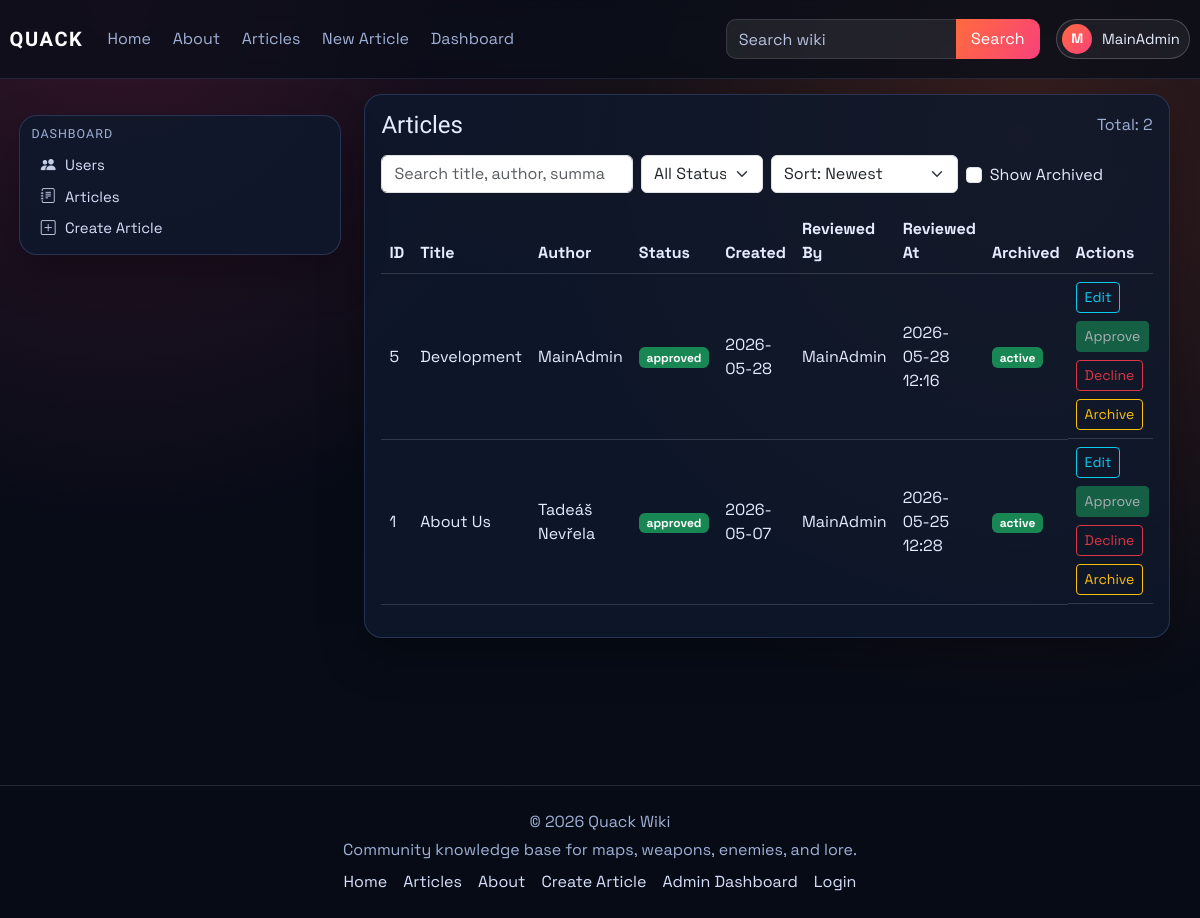
/dashboard/articles (signed in), run on an earlier commit of the app's database.
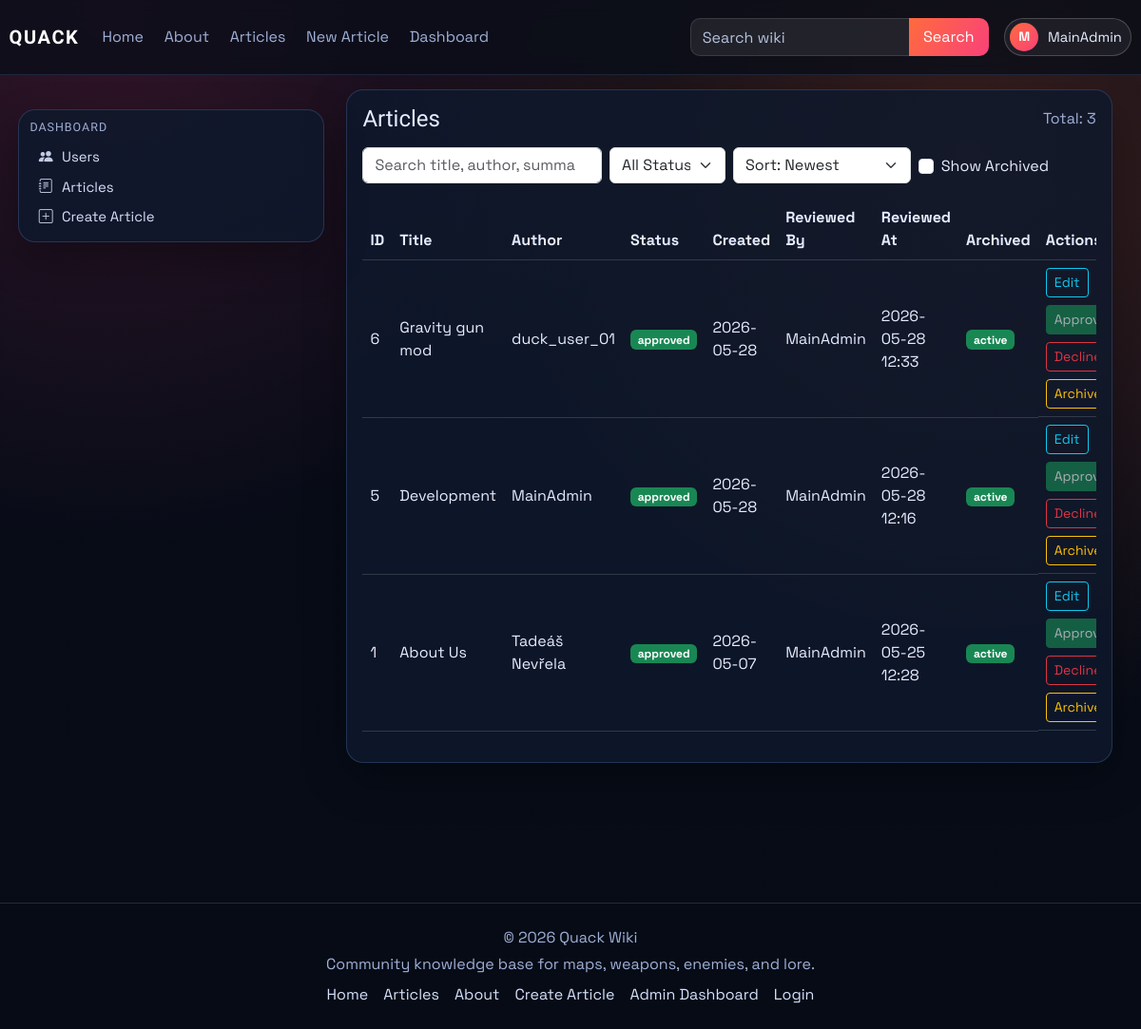
And on a later commit of the database.
### models.py (models this page shows, shortened)
class User(db.Model, UserMixin):
    id = db.Column(db.Integer, primary_key=True)
    username = db.Column(db.String(120), unique=True, nullable=False)
    email = db.Column(db.String(120), unique=True, nullable=False)
    password_hash = db.Column(db.String(128), nullable=False)
    created_at = db.Column(db.DateTime, default=datetime.utcnow)
    role = db.Column(db.String(30), default='user')
    is_archived = db.Column(db.Boolean, default=False, nullable=False)
    archived_at = db.Column(db.DateTime, nullable=True)

class Article(db.Model):
    id = db.Column(db.Integer, primary_key=True)
    title = db.Column(db.String(120), unique=True, nullable=False)
    author = db.Column(db.String(120), nullable=False)
    created_at = db.Column(db.DateTime, default=datetime.utcnow)
    image_url = db.Column(db.String(120), default='default.png')
    summary = db.Column(db.Text)
    content = db.Column(db.Text, nullable=False)
    infobox_data = db.Column(db.Text, nullable=True)
    tags = db.Column(db.JSON, default=list)
    status = db.Column(db.String(20), default='pending', nullable=False)
    approved_by = db.Column(db.String(120), nullable=True)
    approved_at = db.Column(db.DateTime, nullable=True)
    is_archived = db.Column(db.Boolean, default=False, nullable=False)
    archived_at = db.Column(db.DateTime, nullable=True)

### main.py (the view)
@app.route('/dashboard/articles')
@role_required(['admin', 'writer'])
def dashboard_articles():
    search = (request.args.get('q') or '').strip()
    status_filter = (request.args.get('status') or 'all').strip().lower()
    show_archived = request.args.get('show_archived') == '1'
    sort = (request.args.get('sort') or 'newest').strip().lower()
    query = Article.query
    if not show_archived:
        query = query.filter(Article.is_archived.is_(False))
    if status_filter in {'pending', 'approved', 'declined'}:
        query = query.filter(Article.status == status_filter)
    sort_map = {
        'newest': Article.created_at.desc(),
        'oldest': Article.created_at.asc(),
        'title_az': Article.title.asc(),
        'title_za': Article.title.desc(),
        'status_az': Article.status.asc(),
        'status_za': Article.status.desc(),
    }
    articles = query.order_by(sort_map.get(sort, Article.created_at.desc())).all()
    if search:
        articles = [article_obj for article_obj in articles if article_matches_search(article_obj, search)]
    article_links = {article_obj.id: article_public_url(article_obj) for article_obj in articles}
    return render_template(
        'dashboard_articles.html',
        articles=articles,
        article_links=article_links,
        search=search,
        status_filter=status_filter,
        show_archived=show_archived,
        sort=sort,
    )

### main.py (called while the page is built)
@login_manager.user_loader
def load_user(user_id):
    return User.query.get(int(user_id))

def role_required(role_names: list):
    def decorator(func):
        @wraps(func)
        @login_required
        def wrapper(*args, **kwargs):
            if current_user.role not in role_names:
                abort(403)
            return func(*args, **kwargs)
        return wrapper
    return decorator

def article_public_url(article_obj: Article) -> str:
    if article_has_tag(article_obj, static_page_tag('about-us')):
        return url_for('about')
    return url_for('article', article_title=article_obj.title)

def static_page_tag(page_key: str) -> str:
    return f"page:{page_key.strip().lower()}"

def article_has_tag(article_obj: Article, tag_name: str) -> bool:
    wanted = tag_name.strip().lower()
    return any(str(tag).strip().lower() == wanted for tag in (article_obj.tags or []))

### templates/dashboard_articles.html (shortened to what this page needs)
{% extends "_base.html" %}
{% block content %}
<div class="container-fluid px-0">
    <section id="articles-section" class="card p-3">
        <div class="d-flex justify-content-between align-items-center mb-3">
            <h4 class="mb-0">Articles</h4>
            <span class="text-muted">Total: {{ articles|length }}</span>
        </div>
        <form method="GET" action="{{ url_for('dashboard_articles') }}" class="row g-2 mb-3" id="articlesFilterForm">
            <div class="col-md-4">
                <input class="form-control" type="search" name="q" value="{{ search }}" placeholder="Search title, author, summary, or tag" id="articlesSearch">
            </div>
            <div class="col-md-2">
                <select class="form-select" name="status" onchange="this.form.submit()">
                    <option value="all" {% if status_filter == 'all' %}selected{% endif %}>All Statuses</option>
                </select>
            </div>
            <div class="col-md-3">
                <select class="form-select" name="sort" onchange="this.form.submit()">
                    <option value="newest" {% if sort == 'newest' %}selected{% endif %}>Sort: Newest</option>
                </select>
            </div>
            <div class="col-md-3">
                <div class="form-check mt-2">
                    <input class="form-check-input" type="checkbox" value="1" id="showArchivedArticles" name="show_archived" onchange="this.form.submit()" {% if show_archived %}checked{% endif %}>
                    <label class="form-check-label" for="showArchivedArticles">Show Archived</label>
                </div>
            </div>
        </form>
        <div class="table-responsive">
            <table class="table table-hover align-middle">
                <thead>
                    <tr>
                        <th>ID</th>
                        <th>Title</th>
                        <th>Author</th>
                        <th>Status</th>
                        <th>Created</th>
                        <th>Reviewed By</th>
                        <th>Reviewed At</th>
                        <th>Archived</th>
                        {% if current_user.role in ['admin', 'writer'] %}
                        <th>Actions</th>
                        {% endif %}
                    </tr>
                </thead>
                <tbody>
                    {% for article in articles %}
                    <tr>
                        <td>{{ article.id }}</td>
                        <td>
                            <a href="{{ article_links[article.id] }}">{{ article.title }}</a>
                        </td>
                        <td>{{ article.author }}</td>
                        <td>
                            {% if article.status == 'approved' %}
                            <span class="badge bg-success">approved</span>
                            {% elif article.status == 'declined' %}
                            <span class="badge bg-danger">declined</span>
                            {% else %}
                            <span class="badge bg-warning text-dark">pending</span>
                            {% endif %}
                        </td>
                        <td>{{ article.created_at.strftime('%Y-%m-%d') if article.created_at else '-' }}</td>
                        <td>{{ article.approved_by or '-' }}</td>
                        <td>{{ article.approved_at.strftime('%Y-%m-%d %H:%M') if article.approved_at else '-' }}</td>
                        <td>
                            {% if article.is_archived %}
                            <span class="badge bg-secondary">archived</span>
                            {% else %}
                            <span class="badge bg-success">active</span>
                            {% endif %}
                        </td>
                        {% if current_user.role == 'admin' %}
                        <td class="d-flex gap-2 flex-wrap">
                            <a href="{{ url_for('edit_article', article_id=article.id) }}" class="btn btn-outline-info btn-sm">Edit</a>
                            <form method="POST" action="{{ url_for('approve', article_id=article.id) }}">
                                <button type="submit" class="btn btn-success btn-sm" {% if article.status == 'approved' or article.is_archived %}disabled{% endif %}>Approve</button>
                            </form>
                            <form method="POST" action="{{ url_for('decline', article_id=article.id) }}">
                                <button type="submit" class="btn btn-outline-danger btn-sm" {% if article.status == 'declined' or article.is_archived %}disabled{% endif %}>Decline</button>
                            </form>
                            <form method="POST" action="{{ url_for('toggle_archive_article', article_id=article.id) }}">
                                <button type="submit" class="btn btn-outline-warning btn-sm">{% if article.is_archived %}Restore{% else %}Archive{% endif %}</button>
                            </form>
                        </td>
                        {% elif current_user.role == 'writer' %}
                        <td>
                            <a href="{{ url_for('edit_article', article_id=article.id) }}" class="btn btn-outline-info btn-sm">Edit</a>
                        </td>
                        {% endif %}
                    </tr>
                    {% endfor %}
                </tbody>
            </table>
        </div>
    </section>
</div>
{% endblock %}

### templates/_base.html (shortened to what this page needs)
<!doctype html>
<html lang="en">
<head>
    <link href="https://cdn.jsdelivr.net/npm/bootstrap@5.3.3/dist/css/bootstrap.min.css" rel="stylesheet">
    <link href="https://cdn.jsdelivr.net/npm/bootstrap-icons@1.11.3/font/bootstrap-icons.min.css" rel="stylesheet">
    <link rel="stylesheet" href="{{ url_for('static', filename='css/style.css', v='20260525-1') }}">
</head>
<body>
    {% from "partials/tag_link.html" import tag_article_link %}
    {% include "partials/navbar.html" %}
    <div class="layout-shell container-fluid">
        <aside class="wiki-sidebar-detached d-none d-lg-block">
            {% include "partials/sidebar.html" %}
        </aside>
        <main class="page-content page-content-with-sidebar">
            {% block content %}{% endblock %}
        </main>
        <div class="layout-footer-spacer d-none d-lg-block" aria-hidden="true"></div>
    </div>
    {% include "partials/footer.html" %}
</body>
</html>

### templates/partials/tag_link.html
{% macro tag_article_link(tag, label, icon='', class_name='') -%}
<a href="{{ url_for('about') if tag == 'about-us' else url_for('tagged_article', tag=tag) }}"{% if class_name %} class="{{ class_name }}"{% endif %}>
    {% if icon %}<i class="{{ icon }} sidebar-icon"></i>{% endif %}{{ label }}
</a>
{%- endmacro %}

### templates/partials/navbar.html (shortened to what this page needs)
{% from "partials/tag_link.html" import tag_article_link %}
<nav class="navbar navbar-expand-lg main-nav">
    <div class="container-fluid nav-wrap">
        <a class="navbar-brand brand-mark" href="{{ url_for('index') }}">QUACK</a>
        <div class="collapse navbar-collapse" id="navbarNav">
            <ul class="navbar-nav me-auto nav-links">
                <li class="nav-item"><a class="nav-link" href="{{ url_for('index') }}">Home</a></li>
                <li class="nav-item">{{ tag_article_link('about-us', 'About', class_name='nav-link') }}</li>
                <li class="nav-item"><a class="nav-link" href="{{ url_for('articles') }}">Articles</a></li>
                <li class="nav-item"><a class="nav-link" href="{{ url_for('create_article') }}">New Article</a></li>
                {% if current_user.is_authenticated and current_user.role == "admin" %}
                <li class="nav-item"><a class="nav-link" href="{{ url_for('dashboard_users') }}">Dashboard</a></li>
                {% elif current_user.is_authenticated and current_user.role == "writer" %}
                <li class="nav-item"><a class="nav-link" href="{{ url_for('dashboard_articles') }}">Articles</a></li>
                {% endif %}
            </ul>
            <ul class="navbar-nav ms-auto align-items-lg-center nav-tools">
                <li class="nav-item nav-search-wrap">
                    <form class="nav-search" method="GET" action="{{ url_for('articles') }}">
                        <input class="form-control" type="search" name="q" value="{{ request.args.get('q', '') if request.endpoint == 'articles' else '' }}" placeholder="Search wiki">
                        <button class="btn btn-brand" type="submit">Search</button>
                    </form>
                </li>
                {% if current_user.is_authenticated %}
                <li class="nav-item dropdown ms-lg-3">
                    <a class="profile-trigger" href="#" role="button" data-bs-toggle="dropdown" aria-expanded="false">
                        <span class="profile-avatar">{{ current_user.username[0]|upper }}</span>
                        <span class="profile-name">{{ current_user.username }}</span>
                    </a>
                </li>
                {% else %}
                <li class="nav-item ms-lg-3">
                    <a class="btn btn-outline-light nav-login-btn" href="{{ url_for('login') }}">Login</a>
                </li>
                {% endif %}
            </ul>
        </div>
    </div>
</nav>

### templates/partials/sidebar.html (shortened to what this page needs)
<nav class="wiki-sidebar">
    {% if current_user.is_authenticated and current_user.role in ['admin', 'writer'] and request.endpoint in ['dashboard_users', 'dashboard_articles'] %}
    <h6 class="sidebar-title">Dashboard</h6>
    {% if current_user.role == 'admin' %}
    <a href="{{ url_for('dashboard_users') }}"><i class="bi bi-people-fill sidebar-icon"></i>Users</a>
    {% endif %}
    <a href="{{ url_for('dashboard_articles') }}"><i class="bi bi-journal-text sidebar-icon"></i>Articles</a>
    <a href="{{ url_for('create_article') }}"><i class="bi bi-plus-square sidebar-icon"></i>Create Article</a>
    {% endif %}
</nav>

### templates/partials/footer.html
{% from "partials/tag_link.html" import tag_article_link %}
<footer class="site-footer">
    <div class="container-fluid">
        <div class="footer-content">
            <p class="mb-1">&copy; 2026 Quack Wiki</p>
            <p class="mb-0">Community knowledge base for maps, weapons, enemies, and lore.</p>
            <div class="footer-links">
                <a href="{{ url_for('index') }}">Home</a>
                <a href="{{ url_for('articles') }}">Articles</a>
                {{ tag_article_link('about-us', 'About') }}
                <a href="{{ url_for('create_article') }}">Create Article</a>
                {% if current_user.is_authenticated and current_user.role == 'admin' %}
                <a href="{{ url_for('dashboard_users') }}">Admin Dashboard</a>
                {% elif current_user.is_authenticated and current_user.role == 'writer' %}
                <a href="{{ url_for('dashboard_articles') }}">Articles Dashboard</a>
                {% endif %}
                <a href="{{ url_for('login') }}">Login</a>
            </div>
        </div>
    </div>
</footer>

What changed in the data, as far as the page shows it:
added Article: id "6", title "Gravity gun mod", author "duck_user_01", status "approved", created_at "2026-05-28", approved_by "MainAdmin", approved_at "2026-05-28 12:33", is_archived "active"
Also different on the page:
{{ articles|length }}: "2" → "3"
